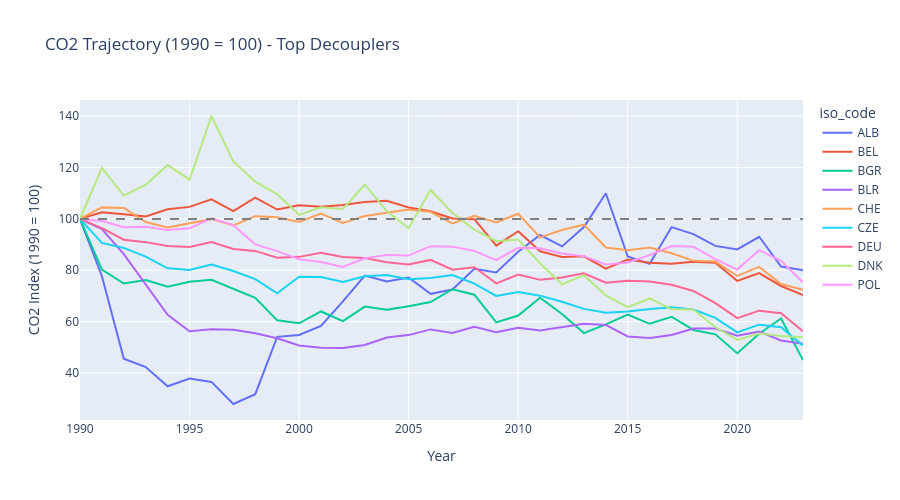
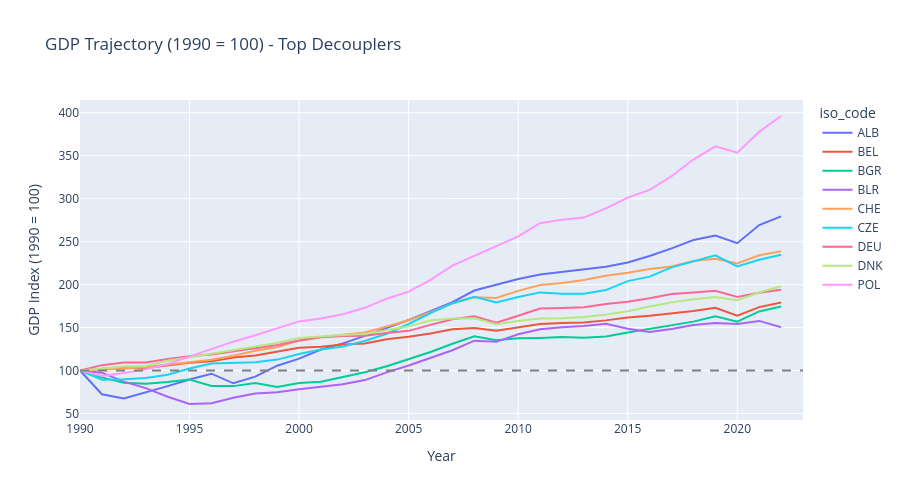

Write notebook code for charts like these, in order.
### Code cell
# Pick top 8 decouplers + Poland for context
top_decouplers = latest[latest['decoupling_type'] == 'Strong decoupling']['iso_code'].tolist()

# Always include Poland for context
focus_countries = top_decouplers[:8] + ['POL']
focus_countries = list(set(focus_countries))  # deduplicate

df_focus = df_eu_indexed[df_eu_indexed['iso_code'].isin(focus_countries)]

fig = px.line(
    df_focus,
    x='year',
    y='co2_index',
    color='iso_code',
    title='CO2 Trajectory (1990 = 100) - Top Decouplers',
    labels={'co2_index': 'CO2 Index (1990 = 100)', 'year': 'Year'},
    height=500
)
fig.add_hline(y=100, line_dash='dash', line_color='gray')
fig.show()

# Same for GDP
fig2 = px.line(
    df_focus,
    x='year',
    y='gdp_index',
    color='iso_code',
    title='GDP Trajectory (1990 = 100) - Top Decouplers',
    labels={'gdp_index': 'GDP Index (1990 = 100)', 'year': 'Year'},
    height=500
)
fig2.add_hline(y=100, line_dash='dash', line_color='gray')
fig2.show()

### Figure 1 — Plotly figure (JSON) as saved in the notebook; plotly's stock layout.template omitted (floating-point values rounded to 4 significant figures)
{"data": [{"hovertemplate": "iso_code=ALB<br>Year=%{x}<br>CO2 Index (1990 = 100)=%{y}<extra></extra>", "legendgroup": "ALB", "line": {"color": "#636efa", "dash": "solid"}, "marker": {"symbol": "circle"}, "mode": "lines", "name": "ALB", "orientation": "v", "showlegend": true, "type": "scatter", "x": [1990, 1991, 1992, 1993, 1994, 1995, 1996, 1997, 1998, 1999, 2000, 2001, 2002, 2003, 2004, 2005, 2006, 2007, 2008, 2009, 2010, 2011, 2012, 2013, 2014, 2015, 2016, 2017, 2018, 2019, 2020, 2021, 2022, 2023], "xaxis": "x", "y": [100.0, 77.7, 45.59, 42.35, 34.85, 37.84, 36.55, 27.95, 31.79, 54.08, 54.79, 58.34, 67.89, 77.94, 75.66, 77.18, 70.84, 72.52, 80.57, 79.15, 87.25, 93.73, 89.3, 96.83, 110.0, 85.35, 82.5, 96.79, 94.1, 89.49, 88.12, 93.04, 81.47, 80.0], "yaxis": "y"}, {"hovertemplate": "iso_code=BEL<br>Year=%{x}<br>CO2 Index (1990 = 100)=%{y}<extra></extra>", "legendgroup": "BEL", "line": {"color": "#EF553B", "dash": "solid"}, "marker": {"symbol": "circle"}, "mode": "lines", "name": "BEL", "orientation": "v", "showlegend": true, "type": "scatter", "x": [1990, 1991, 1992, 1993, 1994, 1995, 1996, 1997, 1998, 1999, 2000, 2001, 2002, 2003, 2004, 2005, 2006, 2007, 2008, 2009, 2010, 2011, 2012, 2013, 2014, 2015, 2016, 2017, 2018, 2019, 2020, 2021, 2022, 2023], "xaxis": "x", "y": [100.0, 102.5, 101.8, 100.9, 103.7, 104.7, 107.6, 103.1, 108.2, 103.6, 105.4, 104.8, 105.4, 106.6, 107.0, 104.4, 103.0, 100.1, 99.89, 89.59, 95.2, 87.39, 85.17, 85.44, 80.68, 84.2, 82.95, 82.5, 83.31, 82.93, 75.83, 78.89, 73.89, 70.39], "yaxis": "y"}, {"hovertemplate": "iso_code=BGR<br>Year=%{x}<br>CO2 Index (1990 = 100)=%{y}<extra></extra>", "legendgroup": "BGR", "line": {"color": "#00cc96", "dash": "solid"}, "marker": {"symbol": "circle"}, "mode": "lines", "name": "BGR", "orientation": "v", "showlegend": true, "type": "scatter", "x": [1990, 1991, 1992, 1993, 1994, 1995, 1996, 1997, 1998, 1999, 2000, 2001, 2002, 2003, 2004, 2005, 2006, 2007, 2008, 2009, 2010, 2011, 2012, 2013, 2014, 2015, 2016, 2017, 2018, 2019, 2020, 2021, 2022, 2023], "xaxis": "x", "y": [100.0, 80.27, 74.84, 76.19, 73.57, 75.57, 76.28, 72.82, 69.31, 60.51, 59.37, 63.96, 60.21, 65.88, 64.64, 66.02, 67.64, 72.64, 70.5, 59.7, 62.39, 69.31, 62.99, 55.56, 58.94, 62.8, 59.17, 61.91, 56.76, 55.06, 47.72, 55.28, 61.24, 45.02], "yaxis": "y"}, {"hovertemplate": "iso_code=BLR<br>Year=%{x}<br>CO2 Index (1990 = 100)=%{y}<extra></extra>", "legendgroup": "BLR", "line": {"color": "#ab63fa", "dash": "solid"}, "marker": {"symbol": "circle"}, "mode": "lines", "name": "BLR", "orientation": "v", "showlegend": true, "type": "scatter", "x": [1990, 1991, 1992, 1993, 1994, 1995, 1996, 1997, 1998, 1999, 2000, 2001, 2002, 2003, 2004, 2005, 2006, 2007, 2008, 2009, 2010, 2011, 2012, 2013, 2014, 2015, 2016, 2017, 2018, 2019, 2020, 2021, 2022, 2023], "xaxis": "x", "y": [100.0, 96.06, 86.3, 74.38, 62.69, 56.26, 57.02, 56.89, 55.49, 53.55, 50.72, 49.89, 49.74, 50.93, 53.82, 54.76, 56.99, 55.57, 58.02, 55.9, 57.64, 56.57, 57.71, 59.15, 58.73, 54.24, 53.65, 54.81, 57.32, 57.32, 54.51, 56.11, 52.67, 51.39], "yaxis": "y"}, {"hovertemplate": "iso_code=CHE<br>Year=%{x}<br>CO2 Index (1990 = 100)=%{y}<extra></extra>", "legendgroup": "CHE", "line": {"color": "#FFA15A", "dash": "solid"}, "marker": {"symbol": "circle"}, "mode": "lines", "name": "CHE", "orientation": "v", "showlegend": true, "type": "scatter", "x": [1990, 1991, 1992, 1993, 1994, 1995, 1996, 1997, 1998, 1999, 2000, 2001, 2002, 2003, 2004, 2005, 2006, 2007, 2008, 2009, 2010, 2011, 2012, 2013, 2014, 2015, 2016, 2017, 2018, 2019, 2020, 2021, 2022, 2023], "xaxis": "x", "y": [100.0, 104.5, 104.2, 98.78, 96.65, 98.34, 99.9, 97.5, 101.1, 100.7, 98.8, 102.1, 98.46, 101.1, 102.5, 103.7, 102.8, 98.21, 101.3, 98.59, 102.0, 92.81, 95.68, 97.81, 88.89, 87.78, 88.85, 86.6, 83.68, 83.4, 77.79, 81.32, 74.64, 72.43], "yaxis": "y"}, {"hovertemplate": "iso_code=CZE<br>Year=%{x}<br>CO2 Index (1990 = 100)=%{y}<extra></extra>", "legendgroup": "CZE", "line": {"color": "#19d3f3", "dash": "solid"}, "marker": {"symbol": "circle"}, "mode": "lines", "name": "CZE", "orientation": "v", "showlegend": true, "type": "scatter", "x": [1990, 1991, 1992, 1993, 1994, 1995, 1996, 1997, 1998, 1999, 2000, 2001, 2002, 2003, 2004, 2005, 2006, 2007, 2008, 2009, 2010, 2011, 2012, 2013, 2014, 2015, 2016, 2017, 2018, 2019, 2020, 2021, 2022, 2023], "xaxis": "x", "y": [100.0, 90.64, 88.71, 85.31, 80.77, 80.14, 82.2, 79.72, 76.54, 71.03, 77.46, 77.42, 75.49, 77.68, 78.12, 76.54, 77.04, 78.15, 74.84, 70.0, 71.51, 70.12, 67.75, 64.97, 63.46, 63.92, 64.92, 65.59, 64.73, 61.49, 55.81, 58.83, 57.86, 50.67], "yaxis": "y"}, {"hovertemplate": "iso_code=DEU<br>Year=%{x}<br>CO2 Index (1990 = 100)=%{y}<extra></extra>", "legendgroup": "DEU", "line": {"color": "#FF6692", "dash": "solid"}, "marker": {"symbol": "circle"}, "mode": "lines", "name": "DEU", "orientation": "v", "showlegend": true, "type": "scatter", "x": [1990, 1991, 1992, 1993, 1994, 1995, 1996, 1997, 1998, 1999, 2000, 2001, 2002, 2003, 2004, 2005, 2006, 2007, 2008, 2009, 2010, 2011, 2012, 2013, 2014, 2015, 2016, 2017, 2018, 2019, 2020, 2021, 2022, 2023], "xaxis": "x", "y": [100.0, 96.41, 91.91, 90.95, 89.42, 89.11, 90.98, 88.31, 87.55, 84.89, 85.23, 86.77, 85.21, 84.8, 83.1, 82.28, 84.04, 80.22, 81.21, 74.89, 78.38, 76.27, 77.18, 78.85, 75.14, 75.92, 75.65, 74.38, 71.94, 67.18, 61.36, 64.28, 63.31, 56.29], "yaxis": "y"}, {"hovertemplate": "iso_code=DNK<br>Year=%{x}<br>CO2 Index (1990 = 100)=%{y}<extra></extra>", "legendgroup": "DNK", "line": {"color": "#B6E880", "dash": "solid"}, "marker": {"symbol": "circle"}, "mode": "lines", "name": "DNK", "orientation": "v", "showlegend": true, "type": "scatter", "x": [1990, 1991, 1992, 1993, 1994, 1995, 1996, 1997, 1998, 1999, 2000, 2001, 2002, 2003, 2004, 2005, 2006, 2007, 2008, 2009, 2010, 2011, 2012, 2013, 2014, 2015, 2016, 2017, 2018, 2019, 2020, 2021, 2022, 2023], "xaxis": "x", "y": [100.0, 119.9, 109.1, 113.3, 120.9, 115.3, 140.1, 122.4, 114.5, 109.7, 101.6, 104.5, 103.9, 113.4, 103.0, 96.37, 111.3, 102.3, 95.85, 91.35, 91.98, 82.72, 74.54, 78.1, 70.26, 65.66, 69.03, 64.82, 64.72, 57.88, 52.92, 55.36, 54.4, 53.91], "yaxis": "y"}, {"hovertemplate": "iso_code=POL<br>Year=%{x}<br>CO2 Index (1990 = 100)=%{y}<extra></extra>", "legendgroup": "POL", "line": {"color": "#FF97FF", "dash": "solid"}, "marker": {"symbol": "circle"}, "mode": "lines", "name": "POL", "orientation": "v", "showlegend": true, "type": "scatter", "x": [1990, 1991, 1992, 1993, 1994, 1995, 1996, 1997, 1998, 1999, 2000, 2001, 2002, 2003, 2004, 2005, 2006, 2007, 2008, 2009, 2010, 2011, 2012, 2013, 2014, 2015, 2016, 2017, 2018, 2019, 2020, 2021, 2022, 2023], "xaxis": "x", "y": [100.0, 99.21, 96.8, 96.98, 95.66, 96.32, 100.2, 97.57, 90.07, 87.47, 84.31, 83.24, 81.27, 84.69, 85.99, 85.71, 89.38, 89.21, 87.53, 83.94, 88.76, 88.59, 86.56, 85.5, 82.22, 83.05, 85.91, 89.41, 89.21, 84.35, 80.27, 87.87, 83.67, 75.26], "yaxis": "y"}], "layout": {"height": 500, "legend": {"title": {"text": "iso_code"}, "tracegroupgap": 0}, "shapes": [{"line": {"color": "gray", "dash": "dash"}, "type": "line", "x0": 0, "x1": 1, "xref": "x domain", "y0": 100, "y1": 100, "yref": "y"}], "title": {"text": "CO2 Trajectory (1990 = 100) - Top Decouplers"}, "xaxis": {"anchor": "y", "domain": [0, 1], "title": {"text": "Year"}}, "yaxis": {"anchor": "x", "domain": [0, 1], "title": {"text": "CO2 Index (1990 = 100)"}}}}

### Figure 2 — Plotly figure (JSON) as saved in the notebook; plotly's stock layout.template omitted (floating-point values rounded to 4 significant figures)
{"data": [{"hovertemplate": "iso_code=ALB<br>Year=%{x}<br>GDP Index (1990 = 100)=%{y}<extra></extra>", "legendgroup": "ALB", "line": {"color": "#636efa", "dash": "solid"}, "marker": {"symbol": "circle"}, "mode": "lines", "name": "ALB", "orientation": "v", "showlegend": true, "type": "scatter", "x": [1990, 1991, 1992, 1993, 1994, 1995, 1996, 1997, 1998, 1999, 2000, 2001, 2002, 2003, 2004, 2005, 2006, 2007, 2008, 2009, 2010, 2011, 2012, 2013, 2014, 2015, 2016, 2017, 2018, 2019, 2020, 2021, 2022, 2023], "xaxis": "x", "y": [100.0, 72.41, 67.55, 74.42, 81.84, 89.6, 96.3, 85.11, 92.88, 105.6, 113.8, 124.4, 131.6, 140.3, 149.4, 158.8, 169.1, 179.6, 193.1, 199.4, 206.6, 211.9, 214.9, 217.0, 220.9, 225.8, 233.2, 242.1, 251.8, 257.1, 248.2, 269.3, 279.4, NaN], "yaxis": "y"}, {"hovertemplate": "iso_code=BEL<br>Year=%{x}<br>GDP Index (1990 = 100)=%{y}<extra></extra>", "legendgroup": "BEL", "line": {"color": "#EF553B", "dash": "solid"}, "marker": {"symbol": "circle"}, "mode": "lines", "name": "BEL", "orientation": "v", "showlegend": true, "type": "scatter", "x": [1990, 1991, 1992, 1993, 1994, 1995, 1996, 1997, 1998, 1999, 2000, 2001, 2002, 2003, 2004, 2005, 2006, 2007, 2008, 2009, 2010, 2011, 2012, 2013, 2014, 2015, 2016, 2017, 2018, 2019, 2020, 2021, 2022, 2023], "xaxis": "x", "y": [100.0, 102.0, 103.7, 102.8, 106.3, 109.0, 110.8, 115.1, 117.6, 121.9, 126.5, 127.7, 130.2, 131.3, 136.3, 139.4, 143.0, 148.1, 149.4, 146.2, 150.5, 154.0, 155.2, 155.9, 158.3, 161.6, 163.6, 166.3, 169.3, 173.0, 163.8, 173.8, 179.2, NaN], "yaxis": "y"}, {"hovertemplate": "iso_code=BGR<br>Year=%{x}<br>GDP Index (1990 = 100)=%{y}<extra></extra>", "legendgroup": "BGR", "line": {"color": "#00cc96", "dash": "solid"}, "marker": {"symbol": "circle"}, "mode": "lines", "name": "BGR", "orientation": "v", "showlegend": true, "type": "scatter", "x": [1990, 1991, 1992, 1993, 1994, 1995, 1996, 1997, 1998, 1999, 2000, 2001, 2002, 2003, 2004, 2005, 2006, 2007, 2008, 2009, 2010, 2011, 2012, 2013, 2014, 2015, 2016, 2017, 2018, 2019, 2020, 2021, 2022, 2023], "xaxis": "x", "y": [100.0, 91.97, 85.61, 84.67, 86.55, 89.43, 82.06, 81.83, 85.34, 80.78, 85.34, 86.8, 92.56, 97.95, 104.9, 113.0, 121.5, 131.1, 139.8, 135.3, 137.4, 137.9, 139.0, 138.2, 139.5, 144.3, 148.7, 152.8, 156.9, 163.2, 156.8, 168.7, 174.4, NaN], "yaxis": "y"}, {"hovertemplate": "iso_code=BLR<br>Year=%{x}<br>GDP Index (1990 = 100)=%{y}<extra></extra>", "legendgroup": "BLR", "line": {"color": "#ab63fa", "dash": "solid"}, "marker": {"symbol": "circle"}, "mode": "lines", "name": "BLR", "orientation": "v", "showlegend": true, "type": "scatter", "x": [1990, 1991, 1992, 1993, 1994, 1995, 1996, 1997, 1998, 1999, 2000, 2001, 2002, 2003, 2004, 2005, 2006, 2007, 2008, 2009, 2010, 2011, 2012, 2013, 2014, 2015, 2016, 2017, 2018, 2019, 2020, 2021, 2022, 2023], "xaxis": "x", "y": [100.0, 97.46, 87.1, 79.55, 69.43, 61.02, 61.98, 68.28, 73.18, 74.76, 78.15, 80.89, 84.0, 88.85, 97.87, 105.9, 115.1, 123.6, 134.7, 133.4, 142.1, 148.0, 150.4, 151.9, 154.4, 148.5, 144.7, 148.4, 153.1, 155.3, 154.2, 157.7, 150.3, NaN], "yaxis": "y"}, {"hovertemplate": "iso_code=CHE<br>Year=%{x}<br>GDP Index (1990 = 100)=%{y}<extra></extra>", "legendgroup": "CHE", "line": {"color": "#FFA15A", "dash": "solid"}, "marker": {"symbol": "circle"}, "mode": "lines", "name": "CHE", "orientation": "v", "showlegend": true, "type": "scatter", "x": [1990, 1991, 1992, 1993, 1994, 1995, 1996, 1997, 1998, 1999, 2000, 2001, 2002, 2003, 2004, 2005, 2006, 2007, 2008, 2009, 2010, 2011, 2012, 2013, 2014, 2015, 2016, 2017, 2018, 2019, 2020, 2021, 2022, 2023], "xaxis": "x", "y": [100.0, 100.9, 102.5, 104.0, 107.1, 109.8, 112.5, 117.3, 123.0, 127.4, 134.8, 139.0, 141.7, 144.3, 151.1, 158.5, 167.9, 178.0, 185.2, 184.4, 192.7, 199.5, 201.8, 205.5, 210.3, 213.7, 218.2, 221.1, 227.5, 230.1, 224.6, 234.1, 238.9, NaN], "yaxis": "y"}, {"hovertemplate": "iso_code=CZE<br>Year=%{x}<br>GDP Index (1990 = 100)=%{y}<extra></extra>", "legendgroup": "CZE", "line": {"color": "#19d3f3", "dash": "solid"}, "marker": {"symbol": "circle"}, "mode": "lines", "name": "CZE", "orientation": "v", "showlegend": true, "type": "scatter", "x": [1990, 1991, 1992, 1993, 1994, 1995, 1996, 1997, 1998, 1999, 2000, 2001, 2002, 2003, 2004, 2005, 2006, 2007, 2008, 2009, 2010, 2011, 2012, 2013, 2014, 2015, 2016, 2017, 2018, 2019, 2020, 2021, 2022, 2023], "xaxis": "x", "y": [100.0, 89.28, 89.96, 91.23, 95.1, 102.3, 108.0, 108.7, 109.7, 112.7, 119.3, 124.3, 128.0, 134.3, 142.8, 154.1, 166.9, 178.3, 185.9, 179.2, 185.6, 190.9, 189.4, 189.3, 193.6, 204.1, 209.2, 220.1, 227.1, 234.0, 221.1, 229.0, 234.6, NaN], "yaxis": "y"}, {"hovertemplate": "iso_code=DEU<br>Year=%{x}<br>GDP Index (1990 = 100)=%{y}<extra></extra>", "legendgroup": "DEU", "line": {"color": "#FF6692", "dash": "solid"}, "marker": {"symbol": "circle"}, "mode": "lines", "name": "DEU", "orientation": "v", "showlegend": true, "type": "scatter", "x": [1990, 1991, 1992, 1993, 1994, 1995, 1996, 1997, 1998, 1999, 2000, 2001, 2002, 2003, 2004, 2005, 2006, 2007, 2008, 2009, 2010, 2011, 2012, 2013, 2014, 2015, 2016, 2017, 2018, 2019, 2020, 2021, 2022, 2023], "xaxis": "x", "y": [100.0, 106.2, 109.4, 109.5, 113.3, 116.5, 118.7, 122.1, 125.8, 129.7, 134.9, 138.6, 140.0, 140.5, 143.6, 146.1, 153.1, 159.8, 163.2, 155.6, 163.8, 172.0, 172.8, 173.5, 177.4, 180.0, 184.0, 189.0, 190.8, 192.8, 185.7, 190.6, 194.0, NaN], "yaxis": "y"}, {"hovertemplate": "iso_code=DNK<br>Year=%{x}<br>GDP Index (1990 = 100)=%{y}<extra></extra>", "legendgroup": "DNK", "line": {"color": "#B6E880", "dash": "solid"}, "marker": {"symbol": "circle"}, "mode": "lines", "name": "DNK", "orientation": "v", "showlegend": true, "type": "scatter", "x": [1990, 1991, 1992, 1993, 1994, 1995, 1996, 1997, 1998, 1999, 2000, 2001, 2002, 2003, 2004, 2005, 2006, 2007, 2008, 2009, 2010, 2011, 2012, 2013, 2014, 2015, 2016, 2017, 2018, 2019, 2020, 2021, 2022, 2023], "xaxis": "x", "y": [100.0, 102.0, 104.6, 105.2, 111.4, 115.4, 119.5, 124.1, 127.5, 132.1, 137.8, 139.7, 141.2, 142.6, 147.2, 151.5, 158.3, 160.7, 160.8, 153.8, 157.5, 160.5, 160.9, 162.4, 165.0, 168.9, 174.4, 179.3, 182.9, 185.6, 181.9, 190.7, 198.0, NaN], "yaxis": "y"}, {"hovertemplate": "iso_code=POL<br>Year=%{x}<br>GDP Index (1990 = 100)=%{y}<extra></extra>", "legendgroup": "POL", "line": {"color": "#FF97FF", "dash": "solid"}, "marker": {"symbol": "circle"}, "mode": "lines", "name": "POL", "orientation": "v", "showlegend": true, "type": "scatter", "x": [1990, 1991, 1992, 1993, 1994, 1995, 1996, 1997, 1998, 1999, 2000, 2001, 2002, 2003, 2004, 2005, 2006, 2007, 2008, 2009, 2010, 2011, 2012, 2013, 2014, 2015, 2016, 2017, 2018, 2019, 2020, 2021, 2022, 2023], "xaxis": "x", "y": [100.0, 93.76, 96.97, 101.5, 107.6, 116.2, 124.3, 133.6, 141.0, 148.9, 157.1, 160.6, 165.5, 173.0, 183.6, 191.8, 205.6, 222.2, 233.8, 244.8, 256.1, 271.4, 275.6, 278.0, 288.6, 301.3, 310.2, 326.1, 345.5, 360.9, 353.6, 377.8, 396.2, NaN], "yaxis": "y"}], "layout": {"height": 500, "legend": {"title": {"text": "iso_code"}, "tracegroupgap": 0}, "shapes": [{"line": {"color": "gray", "dash": "dash"}, "type": "line", "x0": 0, "x1": 1, "xref": "x domain", "y0": 100, "y1": 100, "yref": "y"}], "title": {"text": "GDP Trajectory (1990 = 100) - Top Decouplers"}, "xaxis": {"anchor": "y", "domain": [0, 1], "title": {"text": "Year"}}, "yaxis": {"anchor": "x", "domain": [0, 1], "title": {"text": "GDP Index (1990 = 100)"}}}}
